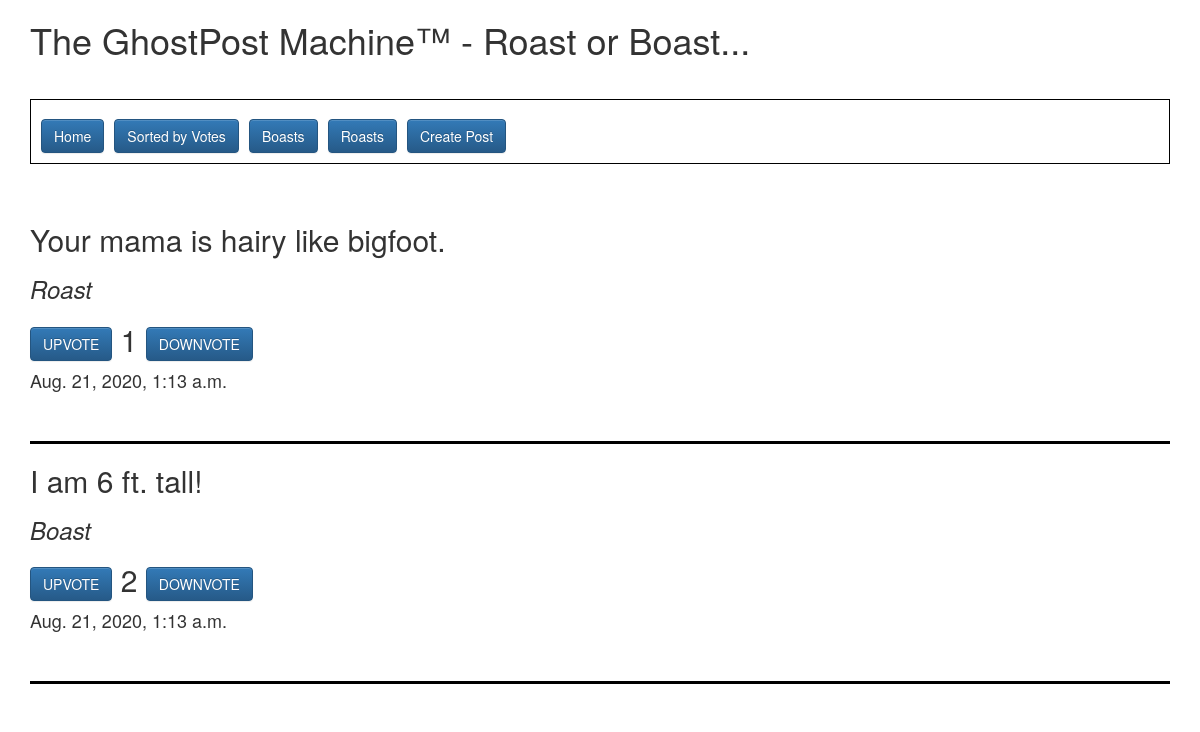
Before: / with the older database file.
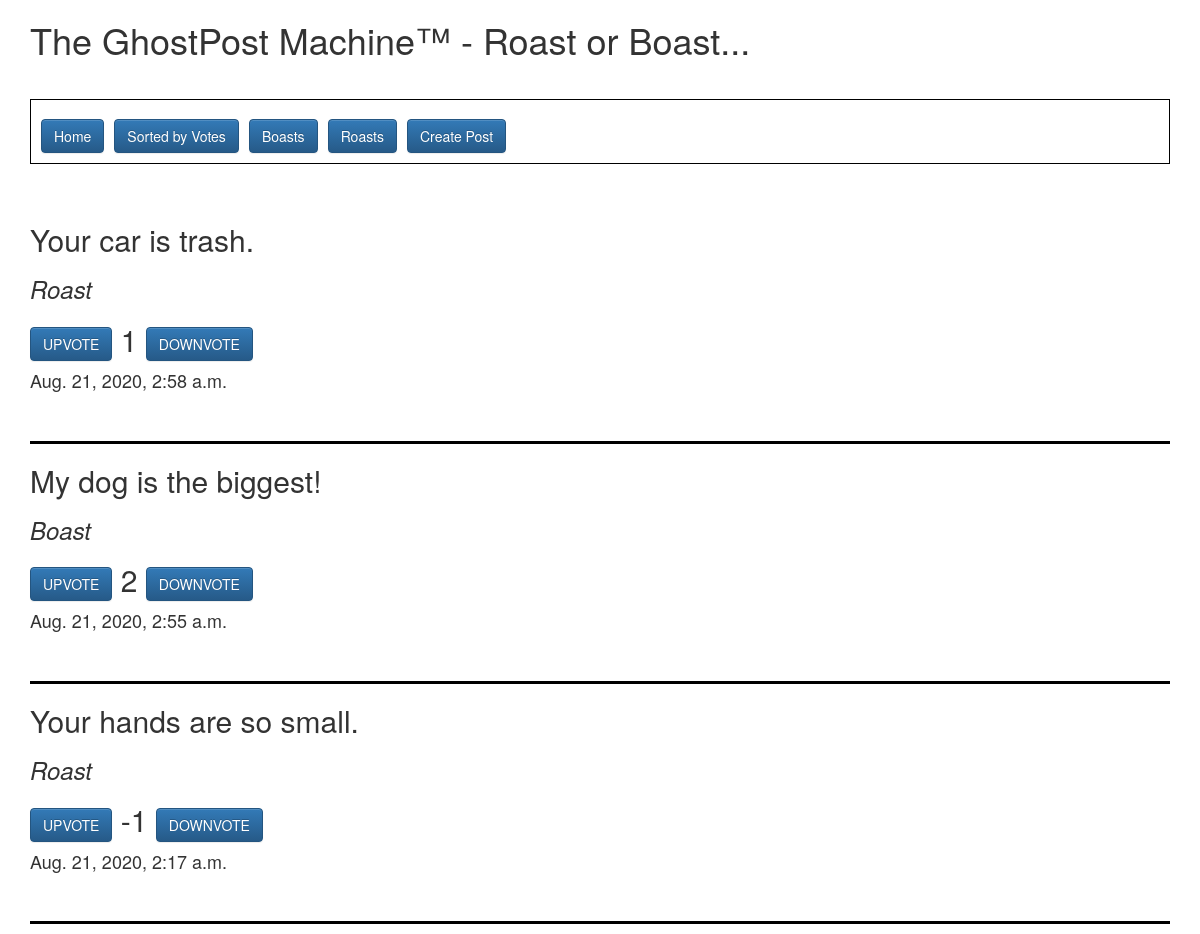
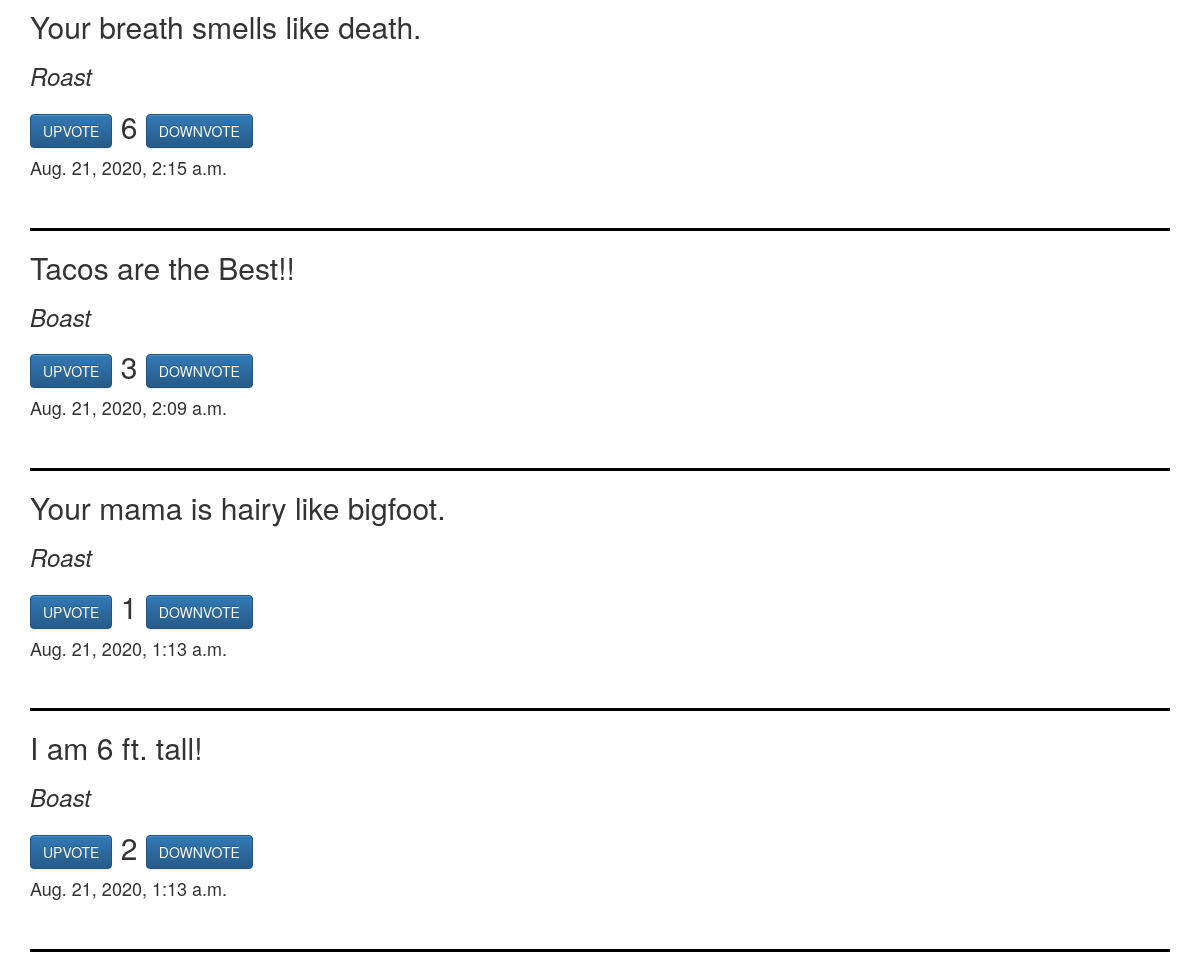
After: the same page with the newer database file (2 pictures, top to bottom).
### homepage/models.py (models this page shows, shortened)
class BoastsRoasts(models.Model):
    boasts = models.BooleanField(default=True)
    post_text = models.CharField(max_length=240)
    up_votes = models.IntegerField(default=0)
    down_votes = models.IntegerField(default=0)
    submission_time = models.DateTimeField(default=timezone.now)

### homepage/views.py (the view)
# urls.py: path('', index, name="homepage"),
def index(request):
    all_posts = BoastsRoasts.objects.order_by("submission_time").reverse()
    return render(request, "index.html", {"all_posts": all_posts})

### templates/index.html (shortened to what this page needs)
<link rel="stylesheet" href="https://maxcdn.bootstrapcdn.com/bootstrap/3.3.7/css/bootstrap.min.css">
<link rel="stylesheet" href="https://maxcdn.bootstrapcdn.com/bootstrap/3.3.7/css/bootstrap-theme.min.css">
<div class="container">
    <h1>The GhostPost Machine™ - Roast or Boast...
    <br>
    <br>
    <div align="left" style="border: 1px solid #000; padding:10px;">
        <a href="/" class="btn btn-primary">Home</a>&nbsp;<a href="/sortedposts/" class="btn btn-primary">Sorted by Votes</a>&nbsp;<a href="/boasts/" class="btn btn-primary">Boasts</a>&nbsp;<a href="/roasts/" class="btn btn-primary">Roasts</a>&nbsp;<a href="/addpost/" class="btn btn-primary">Create Post</a>
    </div>
    <br>
    {% for post in all_posts %}
    <h2>
        {{ post.post_text }}
    </h2>
    {% if post.boasts %}
        <h3><em>Boast</em></h3>
    {% endif %}
    {% if not post.boasts %}
        <h3><em>Roast</em></h3>
    {% endif %}
    <h2>
        <a href="/upvote/{{ post.id }}" class="btn btn-primary">UPVOTE</a>&nbsp;{{ post.up_votes|add:post.down_votes}}&nbsp;<a href="/downvote/{{ post.id }}" class="btn btn-primary">DOWNVOTE</a>
    </h2>
    <h4>
        {{ post.submission_time }}
    </h4>
    <br>
    <hr style="border-top: 3px solid #000;">
    {% endfor %}
</div>

Changed rows visible on the page:
added BoastsRoasts: post_text "Your car is trash.", boasts "Roast", up_votes|add "1", submission_time "Aug. 21, 2020, 2:58 a.m."
added BoastsRoasts: post_text "My dog is the biggest!", boasts "Boast", up_votes|add "2", submission_time "Aug. 21, 2020, 2:55 a.m."
added BoastsRoasts: post_text "Your hands are so small.", boasts "Roast", up_votes|add "-1", submission_time "Aug. 21, 2020, 2:17 a.m."
added BoastsRoasts: post_text "Your breath smells like death.", boasts "Roast", up_votes|add "6", submission_time "Aug. 21, 2020, 2:15 a.m."
added BoastsRoasts: post_text "Tacos are the Best!!", boasts "Boast", up_votes|add "3", submission_time "Aug. 21, 2020, 2:09 a.m."
